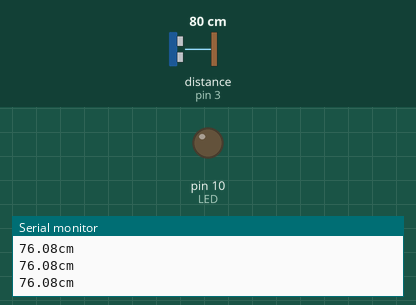
This sketch was run on a simulated Arduino Uno, built with avr-gcc and run on an emulated ATmega328P. Parts: output pins drawn as LEDs (lit = HIGH), the last lines printed to the serial monitor. Wiring (inferred from the names in the program): ultrasonic range finder: trigger pin 2; echo pin 3. Inputs (shaded band) come from the test bench; at power-on: distance to the obstacle (sensor on pin 3) 80 cm. The echo pulse lasts 58.3 µs per cm; pins used as bus, display or sensor lines are not drawn.

Above: at 1.2 s.
1.3 s: distance to the obstacle (sensor on pin 3) set to 12 cm
2.8 s: distance to the obstacle (sensor on pin 3) set to 9 cm
At 3.4 s:
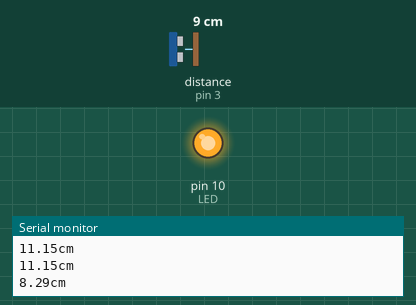
Timing chart, 0 to 11.8 s (numbered marks = the images above; inputs shaded):
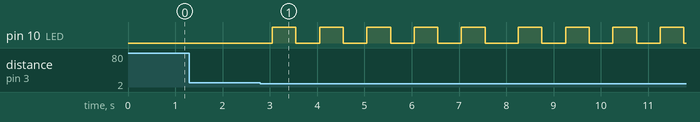

The sketch:

lab_3a.ino
```cpp
#define ECHOPIN 3
#define TRIGPIN 2
int LED=10;

void setup() {
  // put your setup code here, to run once:
  Serial.begin(9600);
  pinMode(ECHOPIN, INPUT);
  pinMode(TRIGPIN, OUTPUT);
  pinMode(LED, OUTPUT);
}

void loop() {
  // put your main code here, to run repeatedly:
  digitalWrite(TRIGPIN, LOW);
  delayMicroseconds(2);
  digitalWrite(TRIGPIN,HIGH);
  delayMicroseconds(10);
  digitalWrite(TRIGPIN,LOW);
 float distance =0.0163757313299264*pulseIn(ECHOPIN, HIGH); // return 0 if no high pulse in 1sec
 Serial.print(distance);
 Serial.println("cm");
 delay(200);
  if(distance < 10)
  {
  digitalWrite(LED,HIGH);
  delay(500);
  digitalWrite(LED,LOW);
  delay(500);

  digitalWrite(LED,HIGH);
  delay(500);
  digitalWrite(LED,LOW);
  delay(500);

  digitalWrite(LED,HIGH);
  delay(500);
  digitalWrite(LED,LOW);
  delay(500);

  digitalWrite(LED,HIGH);
  delay(500);
  digitalWrite(LED,LOW);
  delay(500);

  digitalWrite(LED,HIGH);
  delay(500);
  digitalWrite(LED,LOW);
  delay(500);

  }
}
```

Measured:
- the behaviour switches between 11 and 10 cm on distance to the obstacle (sensor on pin 3) (found by bisection; images 0 and 1)
- after the input at 2.8 s, pin 10 (LED): goes 4 × (HIGH 0.50 s, LOW 0.50 s), HIGH 0.50 s, LOW 0.70 s, 3 × (HIGH 0.50 s, LOW 0.50 s), HIGH 0.50 s, then LOW, starting after 0.25 s
